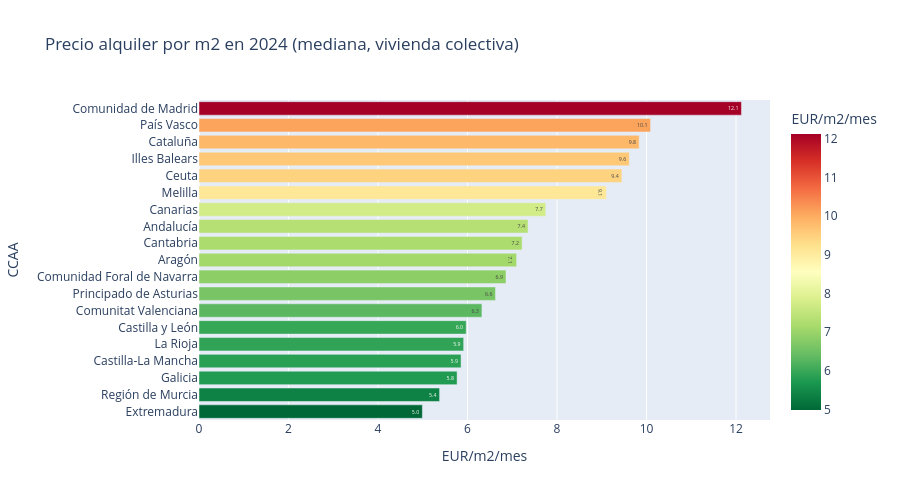

Notebook code cell kept with this figure:
### Markdown cell above
## 2. Ranking CCAA por precio/m2 en 2024

### Code cell
df_rank = query("""
    SELECT name,
        rent_m2_median_collective as eur_m2,
        monthly_rent_median_collective as alquiler,
        num_properties_collective as num_pisos
    FROM rentals
    WHERE level = 'ccaa' AND year = 2024
        AND name IS NOT NULL AND name != ''
        AND eur_m2 IS NOT NULL AND NOT isnan(eur_m2)
    ORDER BY eur_m2 DESC
""")

fig = px.bar(
    df_rank.to_pandas(), x="eur_m2", y="name", orientation="h",
    title="Precio alquiler por m2 en 2024 (mediana, vivienda colectiva)",
    labels={"eur_m2": "EUR/m2/mes", "name": "CCAA"},
    text_auto=".1f",
    color="eur_m2", color_continuous_scale="RdYlGn_r",
)
fig.update_layout(yaxis=dict(autorange="reversed"), width=900, height=500, showlegend=False)
fig.show()

### Figure 1 — Plotly figure (JSON) as saved in the notebook; plotly's stock layout.template omitted (floating-point values rounded to 4 significant figures)
{"data": [{"hovertemplate": "EUR/m2/mes=%{marker.color}<br>CCAA=%{y}<extra></extra>", "legendgroup": "", "marker": {"color": [12.12, 10.09, 9.836, 9.615, 9.449, 9.104, 7.748, 7.353, 7.22, 7.097, 6.86, 6.625, 6.322, 5.97, 5.914, 5.856, 5.767, 5.376, 4.991], "coloraxis": "coloraxis", "pattern": {"shape": ""}}, "name": "", "orientation": "h", "showlegend": false, "textposition": "auto", "texttemplate": "%{x:.1f}", "type": "bar", "x": [12.12, 10.09, 9.836, 9.615, 9.449, 9.104, 7.748, 7.353, 7.22, 7.097, 6.86, 6.625, 6.322, 5.97, 5.914, 5.856, 5.767, 5.376, 4.991], "xaxis": "x", "y": ["Comunidad de Madrid", "País Vasco", "Cataluña", "Illes Balears", "Ceuta", "Melilla", "Canarias", "Andalucía", "Cantabria", "Aragón", "Comunidad Foral de Navarra", "Principado de Asturias", "Comunitat Valenciana", "Castilla y León", "La Rioja", "Castilla-La Mancha", "Galicia", "Región de Murcia", "Extremadura"], "yaxis": "y"}], "layout": {"barmode": "relative", "coloraxis": {"colorbar": {"title": {"text": "EUR/m2/mes"}}, "colorscale": [[0, "rgb(0,104,55)"], [0.1, "rgb(26,152,80)"], [0.2, "rgb(102,189,99)"], [0.3, "rgb(166,217,106)"], [0.4, "rgb(217,239,139)"], [0.5, "rgb(255,255,191)"], [0.6, "rgb(254,224,139)"], [0.7, "rgb(253,174,97)"], [0.8, "rgb(244,109,67)"], [0.9, "rgb(215,48,39)"], [1, "rgb(165,0,38)"]]}, "height": 500, "legend": {"tracegroupgap": 0}, "showlegend": false, "title": {"text": "Precio alquiler por m2 en 2024 (mediana, vivienda colectiva)"}, "width": 900, "xaxis": {"anchor": "y", "domain": [0, 1], "title": {"text": "EUR/m2/mes"}}, "yaxis": {"anchor": "x", "autorange": "reversed", "domain": [0, 1], "title": {"text": "CCAA"}}}}
